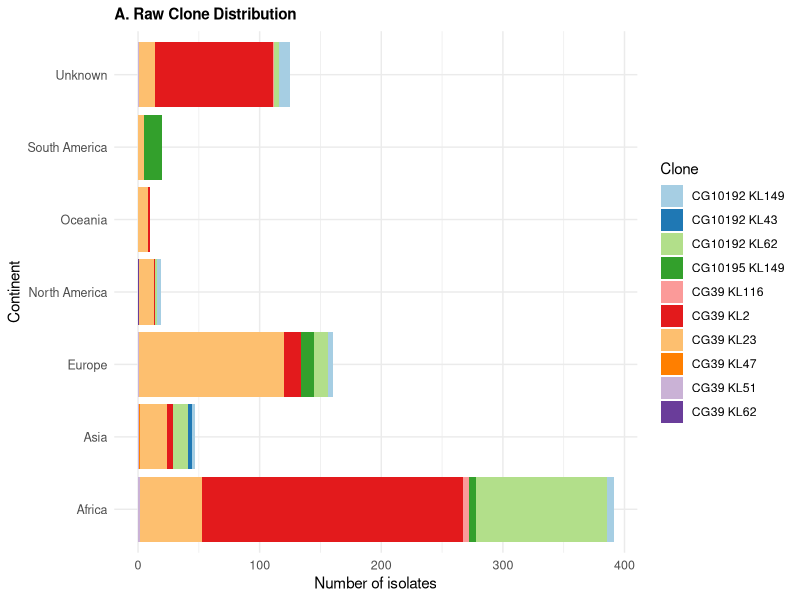
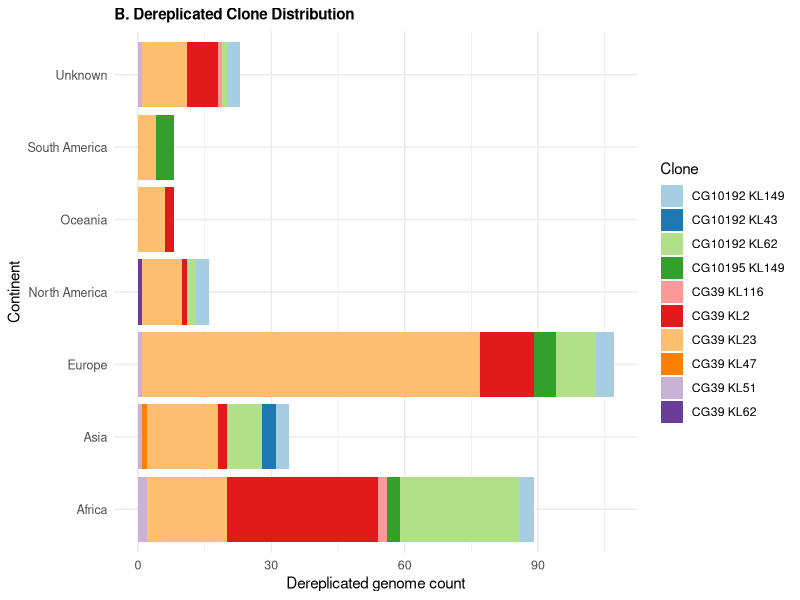
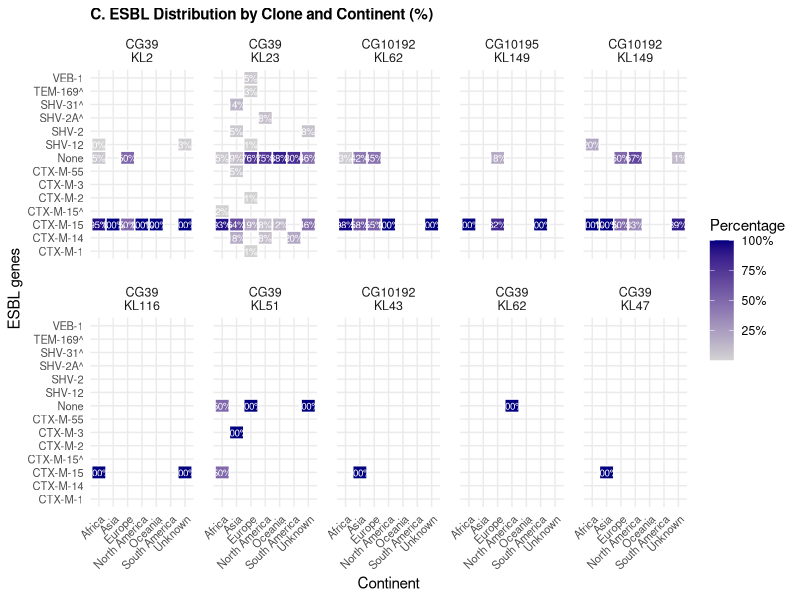
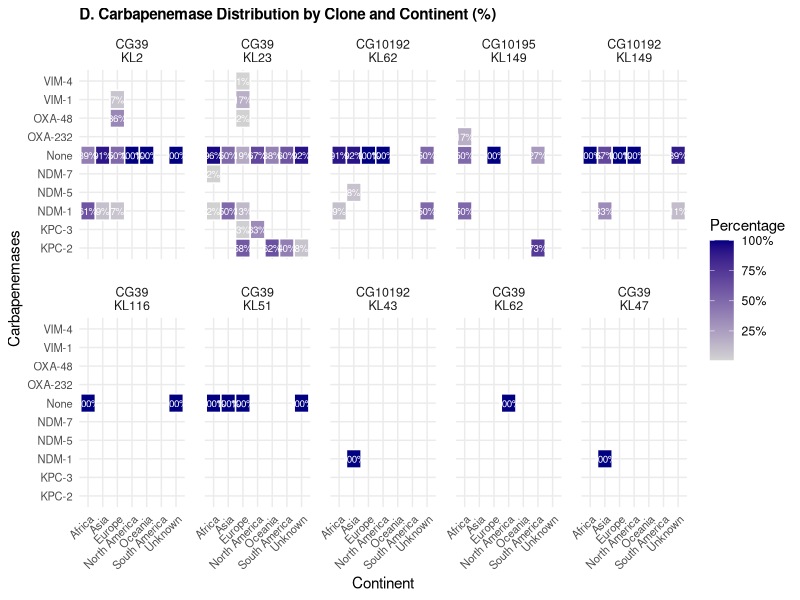
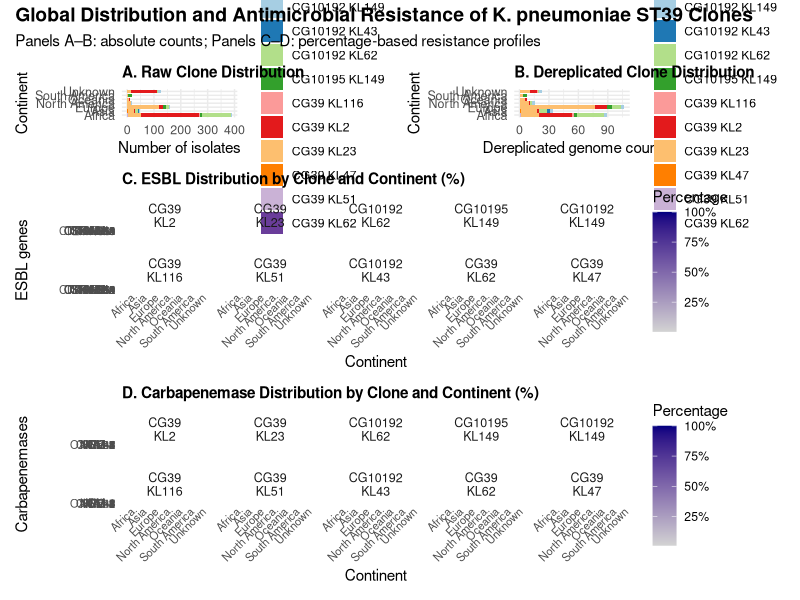

Write the R code that produced these figures, in order.
## ---- chunk 1
library(tidyverse)
library(patchwork)
library(scales)

# Update these paths to point to your local data files
kp  <- read_csv("data/pathogenwatch_st39_typing.csv")
kpm <- read_csv("data/pathogenwatch_st39_metadata.csv")
kpa <- read_csv("data/pathogenwatch_st39_kleborate.csv")

names(kp)  <- str_trim(names(kp))
names(kpm) <- str_trim(names(kpm))
names(kpa) <- str_trim(names(kpa))

# Clean AMR columns: empty / "-" → "None"
clean_amr_col <- function(x) {
  case_when(
    is.na(x)                    ~ "None",
    str_trim(x) == ""           ~ "None",
    str_trim(x) == "-"          ~ "None",
    TRUE                        ~ x
  )
}
kpa <- kpa %>%
  mutate(Bla_ESBL_acquired = clean_amr_col(Bla_ESBL_acquired),
         Bla_Carb_acquired = clean_amr_col(Bla_Carb_acquired))
## ---- chunk 2
norm_country <- function(x) {
  if (is.na(x)) return(NA_character_)
  s <- str_trim(str_squish(as.character(x)))
  replacements <- c(
    "Cote d'Ivoire" = "Côte d'Ivoire", "Ivory Coast" = "Côte d'Ivoire",
    "DR Congo" = "Democratic Republic of the Congo",
    "D. R. Congo" = "Democratic Republic of the Congo",
    "Republic of the Congo" = "Congo",
    "The Gambia" = "Gambia", "Eswatini (Swaziland)" = "Eswatini",
    "Swaziland" = "Eswatini", "Burma" = "Myanmar",
    "United States of America" = "USA", "United States" = "USA",
    "UK" = "United Kingdom", "U.K." = "United Kingdom",
    "England" = "United Kingdom", "Scotland" = "United Kingdom",
    "Wales" = "United Kingdom", "Northern Ireland" = "United Kingdom",
    "Russia" = "Russian Federation", "Czech Republic" = "Czechia",
    "S. Korea" = "South Korea", "Korea, Republic of" = "South Korea",
    "Korea (South)" = "South Korea", "Viet Nam" = "Vietnam"
  )
  ifelse(s %in% names(replacements), replacements[s], s)
}

AFRICA <- c(
  "Algeria","Angola","Benin","Botswana","Burkina Faso","Burundi","Cabo Verde",
  "Cameroon","Central African Republic","Chad","Comoros","Congo","Côte d'Ivoire",
  "Democratic Republic of the Congo","Djibouti","Egypt","Equatorial Guinea",
  "Eritrea","Eswatini","Ethiopia","Gabon","Gambia","Ghana","Guinea","Guinea-Bissau",
  "Kenya","Lesotho","Liberia","Libya","Madagascar","Malawi","Mali","Mauritania",
  "Mauritius","Morocco","Mozambique","Namibia","Niger","Nigeria","Rwanda",
  "Sao Tome and Principe","Senegal","Seychelles","Sierra Leone","Somalia",
  "South Africa","South Sudan","Sudan","Tanzania","Togo","Tunisia","Uganda",
  "Zambia","Zimbabwe"
)
EUROPE <- c(
  "Albania","Andorra","Armenia","Austria","Azerbaijan","Belarus","Belgium",
  "Bosnia and Herzegovina","Bulgaria","Croatia","Cyprus","Czechia","Denmark",
  "Estonia","Finland","France","Georgia","Germany","Greece","Hungary","Iceland",
  "Ireland","Italy","Kazakhstan","Kosovo","Latvia","Liechtenstein","Lithuania",
  "Luxembourg","Malta","Moldova","Monaco","Montenegro","Netherlands",
  "North Macedonia","Norway","Poland","Portugal","Romania","Russian Federation",
  "San Marino","Serbia","Slovakia","Slovenia","Spain","Sweden","Switzerland",
  "Turkey","Ukraine","United Kingdom","Vatican City"
)
ASIA <- c(
  "Afghanistan","Bahrain","Bangladesh","Bhutan","Brunei","Cambodia","China",
  "India","Indonesia","Iran","Iraq","Israel","Japan","Jordan","Kuwait",
  "Kyrgyzstan","Laos","Lebanon","Malaysia","Maldives","Mongolia","Myanmar",
  "Nepal","North Korea","Oman","Pakistan","Palestine","Philippines","Qatar",
  "Saudi Arabia","Singapore","South Korea","Sri Lanka","Syria","Taiwan",
  "Tajikistan","Thailand","Timor-Leste","Turkmenistan","United Arab Emirates",
  "Uzbekistan","Vietnam","Yemen"
)
OCEANIA <- c(
  "Australia","Fiji","Kiribati","Marshall Islands","Micronesia","Nauru",
  "New Zealand","Palau","Papua New Guinea","Samoa","Solomon Islands","Tonga",
  "Tuvalu","Vanuatu"
)
N_AMERICA <- c(
  "Antigua and Barbuda","Bahamas","Barbados","Belize","Canada","Costa Rica",
  "Cuba","Dominica","Dominican Republic","El Salvador","Grenada","Guadeloupe",
  "Guatemala","Haiti","Honduras","Jamaica","Mexico","Nicaragua","Panama",
  "Saint Kitts and Nevis","Saint Lucia","Saint Vincent and the Grenadines",
  "Trinidad and Tobago","USA"
)
S_AMERICA <- c(
  "Argentina","Bolivia","Brazil","Chile","Colombia","Ecuador","Guyana",
  "Paraguay","Peru","Suriname","Uruguay","Venezuela"
)

country_to_continent <- function(country) {
  if (is.na(country) || str_trim(country) == "") return("Unknown")
  case_when(
    country %in% AFRICA    ~ "Africa",
    country %in% EUROPE    ~ "Europe",
    country %in% ASIA      ~ "Asia",
    country %in% OCEANIA   ~ "Oceania",
    country %in% N_AMERICA ~ "North America",
    country %in% S_AMERICA ~ "South America",
    TRUE ~ "Unknown"
  )
}

country_col <- names(kpm)[str_detect(names(kpm), "^COUNTRY")][1]
cat("Using country column:", country_col, "\n")

kpm <- kpm %>%
  mutate(
    Country_Norm = map_chr(.data[[country_col]], norm_country),
    Continent    = map_chr(Country_Norm, country_to_continent)
  )
cat("\nContinent distribution:\n")
print(table(kpm$Continent, useNA = "ifany"))
## ---- chunk 3
plot_a <- kp %>%
  left_join(kpm, by = "NAME") %>%
  mutate(clone     = paste0("CG", `CLONAL GROUP`, " ", `K Locus`),
         Continent = factor(Continent, levels = sort(unique(Continent)))) %>%
  filter(!is.na(`CLONAL GROUP`)) %>%
  ggplot(aes(y = Continent, fill = clone)) +
  geom_bar() +
  scale_fill_brewer(palette = "Paired") +
  labs(title = "A. Raw Clone Distribution", x = "Number of isolates",
       y = "Continent", fill = "Clone") +
  theme_minimal() +
  theme(plot.title = element_text(face = "bold", size = 11),
        axis.text  = element_text(size = 9),
        legend.position = "right")

plot_a
## ---- chunk 4
plot_b <- kp %>%
  left_join(kpm, by = "NAME") %>%
  filter(!is.na(`CLONAL GROUP`)) %>%
  group_by(LINCODE, Continent, `CLONAL GROUP`, `K Locus`) %>%
  count() %>%
  ungroup() %>%
  mutate(clone     = paste0("CG", `CLONAL GROUP`, " ", `K Locus`),
         Continent = factor(Continent, levels = sort(unique(Continent)))) %>%
  ggplot(aes(y = Continent, fill = clone)) +
  geom_bar() +
  scale_fill_brewer(palette = "Paired") +
  labs(title = "B. Dereplicated Clone Distribution",
       x = "Dereplicated genome count", y = "Continent", fill = "Clone") +
  theme_minimal() +
  theme(plot.title = element_text(face = "bold", size = 11),
        axis.text  = element_text(size = 9),
        legend.position = "right")

plot_b
## ---- chunk 5
all_valid_clones <- c("CG39\nKL2","CG39\nKL23","CG10192\nKL62","CG10195\nKL149",
                      "CG10192\nKL149","CG39\nKL116","CG39\nKL51","CG10192\nKL43",
                      "CG39\nKL62","CG39\nKL47")

plot_c <- kp %>%
  left_join(kpm, by = "NAME") %>%
  left_join(kpa, join_by(NAME == `Genome Name`)) %>%
  mutate(clone = paste0("CG", `CLONAL GROUP`, "\n", `K Locus`)) %>%
  filter(!str_detect(clone, "CGnan")) %>%
  mutate(clone = factor(clone, levels = all_valid_clones)) %>%
  select(NAME, clone, Continent, Bla_ESBL_acquired) %>%
  group_by(clone, Continent) %>%
  mutate(total_isolates = n()) %>%
  ungroup() %>%
  separate_longer_delim(Bla_ESBL_acquired, ";") %>%
  group_by(Continent, clone, Bla_ESBL_acquired, total_isolates) %>%
  count() %>%
  ungroup() %>%
  mutate(percentage = (n / total_isolates) * 100) %>%
  ggplot(aes(x = Continent, y = Bla_ESBL_acquired, fill = percentage)) +
  geom_tile(color = "white", linewidth = 0.5) +
  geom_text(aes(label = ifelse(percentage > 0, sprintf("%.0f%%", percentage), "")),
            size = 2.5, color = "white") +
  facet_wrap(~clone, nrow = 2, drop = FALSE) +
  scale_fill_gradient(low = "lightgray", high = "navy", na.value = "white",
                      labels = function(x) paste0(x, "%")) +
  labs(title = "C. ESBL Distribution by Clone and Continent (%)",
       x = "Continent", y = "ESBL genes", fill = "Percentage") +
  theme_minimal() +
  theme(plot.title  = element_text(face = "bold", size = 11),
        axis.text.x = element_text(angle = 45, vjust = 1, hjust = 1, size = 8),
        axis.text.y = element_text(size = 8),
        strip.text  = element_text(size = 9),
        panel.spacing = unit(1, "lines"))

plot_c
## ---- chunk 6
plot_d <- kp %>%
  left_join(kpm, by = "NAME") %>%
  left_join(kpa, join_by(NAME == `Genome Name`)) %>%
  mutate(clone = paste0("CG", `CLONAL GROUP`, "\n", `K Locus`)) %>%
  filter(!str_detect(clone, "CGnan")) %>%
  mutate(clone = factor(clone, levels = all_valid_clones)) %>%
  select(NAME, clone, Continent, Bla_Carb_acquired) %>%
  group_by(clone, Continent) %>%
  mutate(total_isolates = n()) %>%
  ungroup() %>%
  separate_longer_delim(Bla_Carb_acquired, ";") %>%
  group_by(Continent, clone, Bla_Carb_acquired, total_isolates) %>%
  count() %>%
  ungroup() %>%
  mutate(percentage = (n / total_isolates) * 100) %>%
  ggplot(aes(x = Continent, y = Bla_Carb_acquired, fill = percentage)) +
  geom_tile(color = "white", linewidth = 0.5) +
  geom_text(aes(label = ifelse(percentage > 0, sprintf("%.0f%%", percentage), "")),
            size = 2.5, color = "white") +
  facet_wrap(~clone, nrow = 2, drop = FALSE) +
  scale_fill_gradient(low = "lightgray", high = "navy", na.value = "white",
                      labels = function(x) paste0(x, "%")) +
  labs(title = "D. Carbapenemase Distribution by Clone and Continent (%)",
       x = "Continent", y = "Carbapenemases", fill = "Percentage") +
  theme_minimal() +
  theme(plot.title  = element_text(face = "bold", size = 11),
        axis.text.x = element_text(angle = 45, vjust = 1, hjust = 1, size = 8),
        axis.text.y = element_text(size = 8),
        strip.text  = element_text(size = 9),
        panel.spacing = unit(1, "lines"))

plot_d
## ---- chunk 7
combined_plot <- (plot_a | plot_b) / plot_c / plot_d +
  plot_layout(heights = c(1, 1.8, 1.8)) +
  plot_annotation(
    title = "Global Distribution and Antimicrobial Resistance of K. pneumoniae ST39 Clones",
    subtitle = "Panels A–B: absolute counts; Panels C–D: percentage-based resistance profiles",
    theme = theme(
      plot.title    = element_text(size = 14, face = "bold"),
      plot.subtitle = element_text(size = 11)
    )
  )

combined_plot
## ---- chunk 8
sessionInfo()
